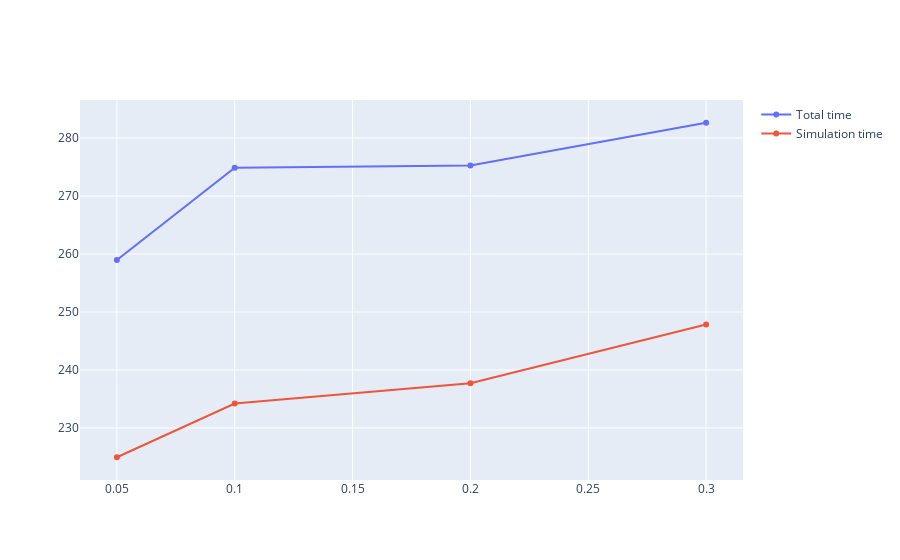

Notebook code for this chart:
### Code cell
import plotly.graph_objects as go

fig = go.Figure()
fig.add_trace(go.Scatter(x= df["wwr_ratio"], y=df["total_time"], 
#                     mode='lines',
                    name='Total time'))
fig.add_trace(go.Scatter(x= df["wwr_ratio"], y=df["simu_time"],
#                     mode='lines',
                    name='Simulation time'))

fig.show()

### Figure 1 — Plotly figure (JSON) as saved in the notebook; plotly's stock layout.template omitted (floating-point values rounded to 4 significant figures)
{"data": [{"name": "Total time", "type": "scatter", "x": [0.05, 0.1, 0.2, 0.3], "y": [259.0, 274.9, 275.3, 282.6]}, {"name": "Simulation time", "type": "scatter", "x": [0.05, 0.1, 0.2, 0.3], "y": [224.9, 234.2, 237.7, 247.8]}], "layout": {}}
